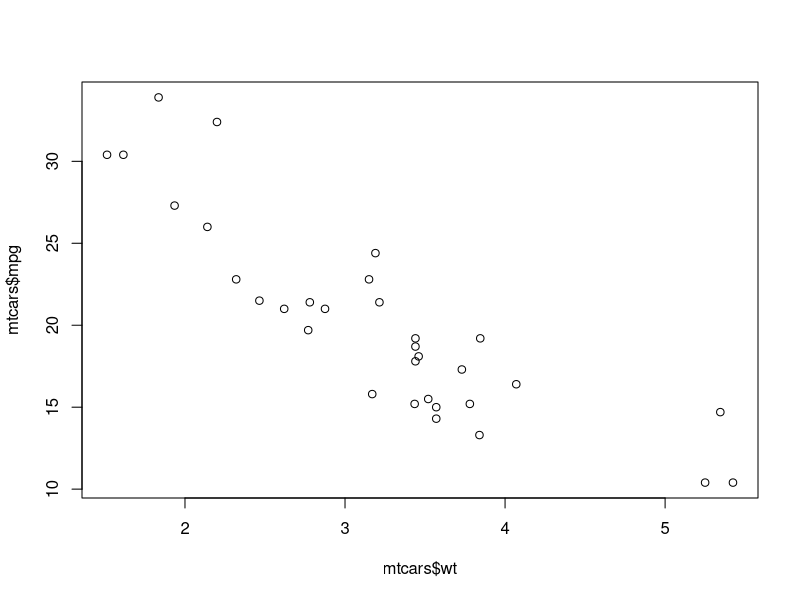
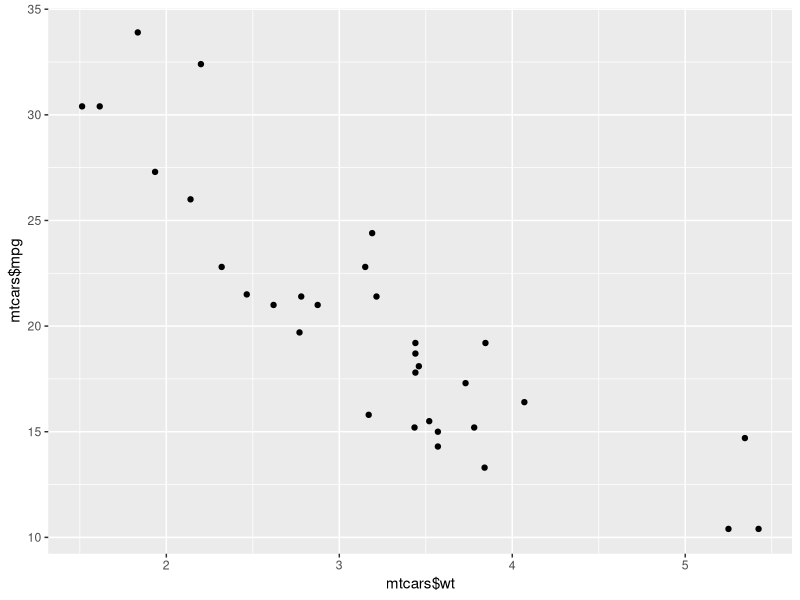
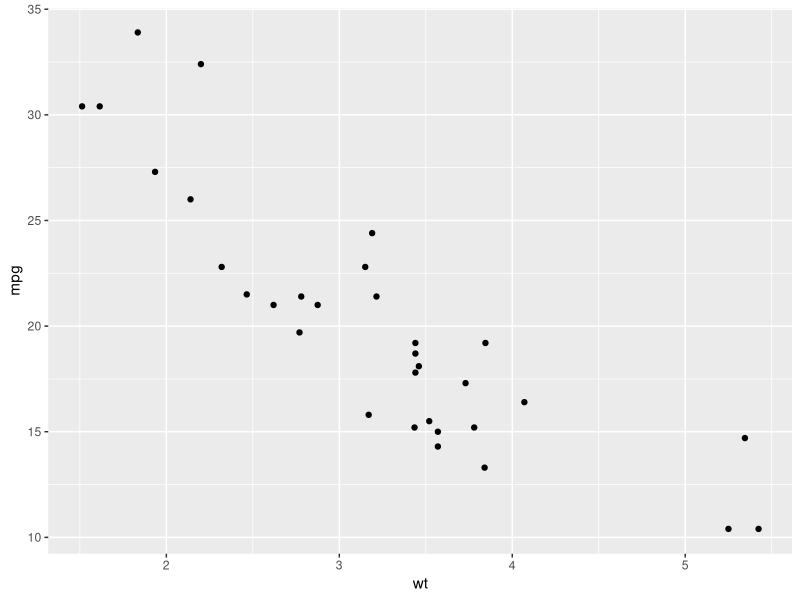
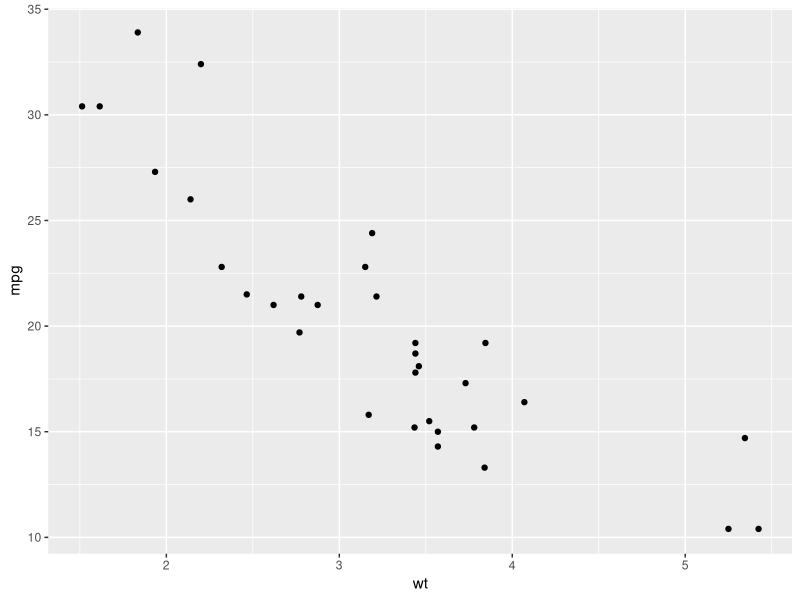
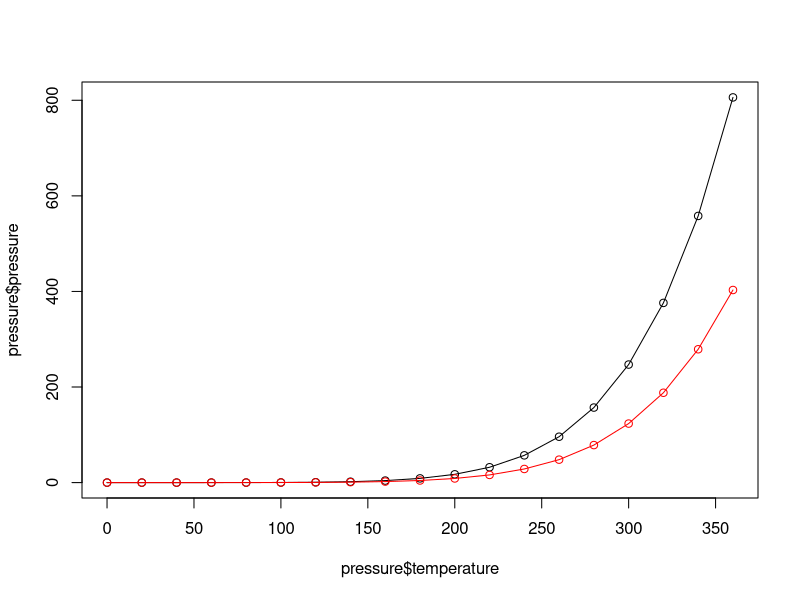
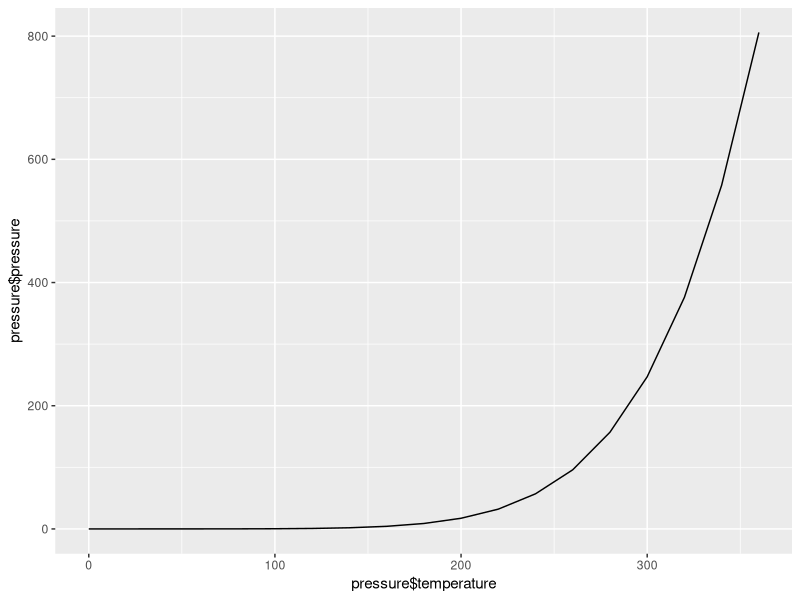
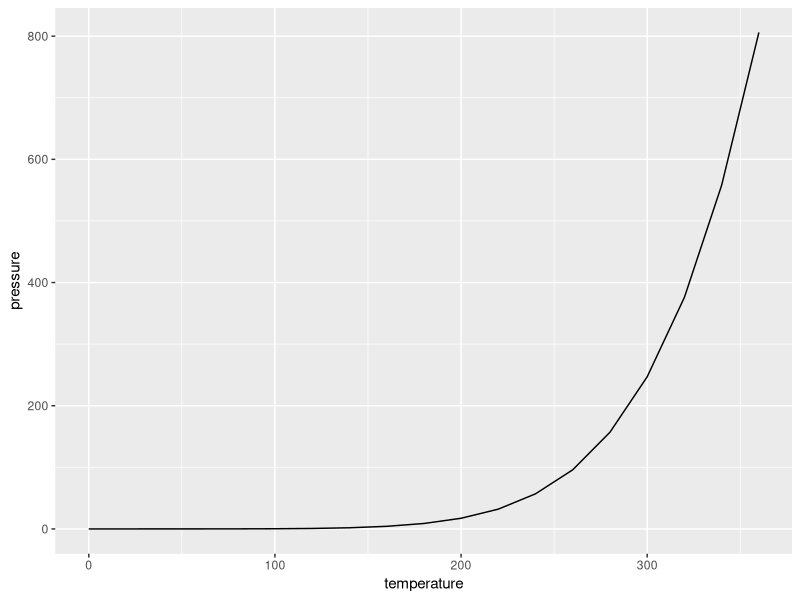
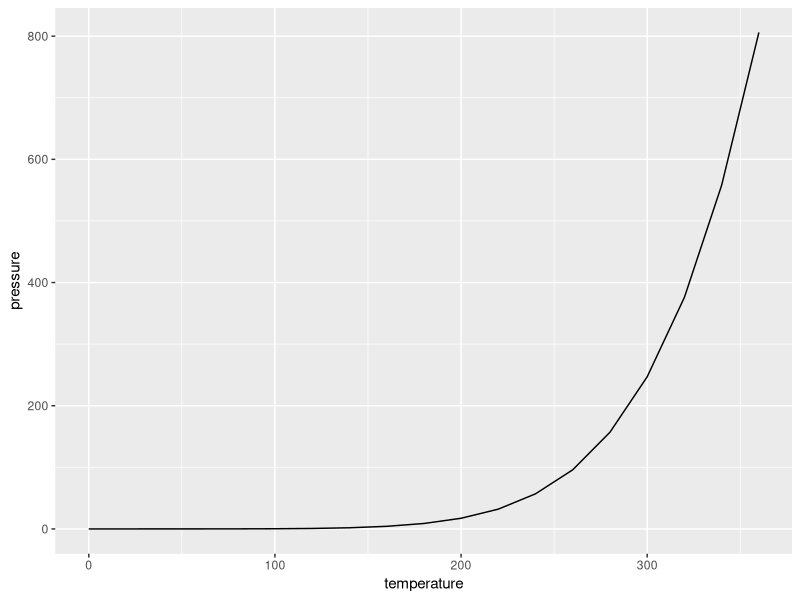

Reproduce these figures in R, in order.
library(ggplot2)


# scatter plot ------------------------------------

# base
plot(mtcars$wt, mtcars$mpg)

# ggplot2
qplot(mtcars$wt, mtcars$mpg)
qplot(wt, mpg, data = mtcars)
ggplot(mtcars, aes(wt, mpg)) + geom_point()
# -------------------------------------------------



# line graph --------------------------------------

# base
plot(pressure$temperature, pressure$pressure, type="l")
points(pressure$temperature, pressure$pressure) # add points

lines(pressure$temperature, pressure$pressure/2, col="red") # add another line in red
points(pressure$temperature, pressure$pressure/2, col="red") # add another points in red

# ggplot2
qplot(pressure$temperature, pressure$pressure, geom="line")
qplot(temperature, pressure, data = pressure, geom="line")
ggplot(pressure, aes(x = temperature, y = pressure)) + geom_line()

qplot(temperature, pressure, data = pressure, geom = c("line", "point"))
ggplot(pressure, aes(x = temperature, y = pressure)) + geom_line() + geom_point()
# -------------------------------------------------




# bar graph ---------------------------------------

# base
barplot(BOD$demand, names.arg = BOD$Time)

table(mtcars$cyl)
barplot(table(mtcars$cyl)) # plot as bar graph table of counts

# ggplot2
#qplot(BOD$Time, BOD$demand, geom = "bar", stat = "identity") # ????
#qplot(factor(BOD$Time), BOD$demand, geom = "bar", stat = "identity") # ????
#qplot(Time, demand, data = BOD, geom = "bar", stat = "identity")

ggplot(BOD, aes(x = Time, y = demand)) + geom_bar(stat = "identity")
ggplot(BOD, aes(x = factor(Time), y = demand)) + geom_bar(stat = "identity")

ggplot(mtcars, aes(x = factor(cyl))) + geom_bar()
# -------------------------------------------------



# histograms --------------------------------------

# base
hist(mtcars$mpg)
hist(mtcars$mpg, breaks = 10)

# ggplot2
qplot(mtcars$mpg, binwidth = 4)
qplot(mpg, data = mtcars, binwidth = 12)
ggplot(mtcars, aes(x = mpg)) + geom_histogram(binwidth = 4)
# -------------------------------------------------


# box plots ---------------------------------------

# base
plot(ToothGrowth$supp, ToothGrowth$len)
boxplot(len ~ supp, data = ToothGrowth) # ~ means "explained with" i.e. 'len' explained with 'supp'
boxplot(len ~ dose, data = ToothGrowth) 
boxplot(len ~ dose + supp, data = ToothGrowth) # or 'len' depands on 'dose' and 'supp'

# ggplot2
qplot(ToothGrowth$supp, ToothGrowth$len, geom = "boxplot")
qplot(supp, len, data = ToothGrowth, geom = "boxplot")
ggplot(ToothGrowth, aes(x = supp, y = len)) + geom_boxplot()
qplot(interaction(ToothGrowth$supp, ToothGrowth$dose), ToothGrowth$len, geom = "boxplot")
qplot(interaction(supp, dose), len, data = ToothGrowth, geom = "boxplot")
ggplot(ToothGrowth, aes(x = interaction(supp, dose), y = len)) + geom_boxplot()
# -------------------------------------------------



# functions curves --------------------------------

# base
curve(x^3 - 5*x, from = -4, to = 4)
curve(x^2, from = -4, to = 4)
curve(x^2 + 10, from = -40, to = 40)

myfun <- function(xvar) {
  1/(1 + exp(-xvar + 10))
}
curve(myfun(x), from = -100, to = 100)
curve(1 - myfun(x), add = TRUE, col = "red") # add red line

# ggplot2
# qplot(c(0,20), fun = myfun, stat = "function", geom = "line")
ggplot(data.frame(x = c(0,20)), aes(x = x)) + stat_function(fun = myfun, geom = "line")

# -------------------------------------------------
